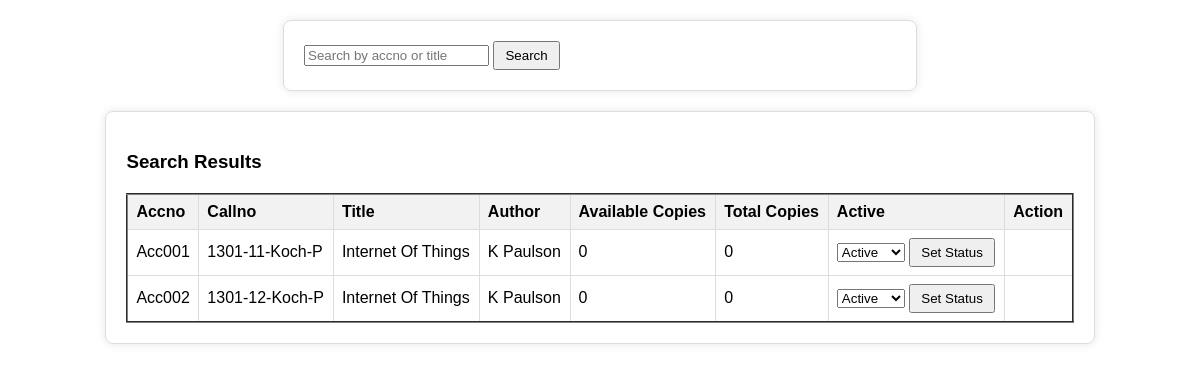
Page /adminpage/search_book/ on the earlier database version.
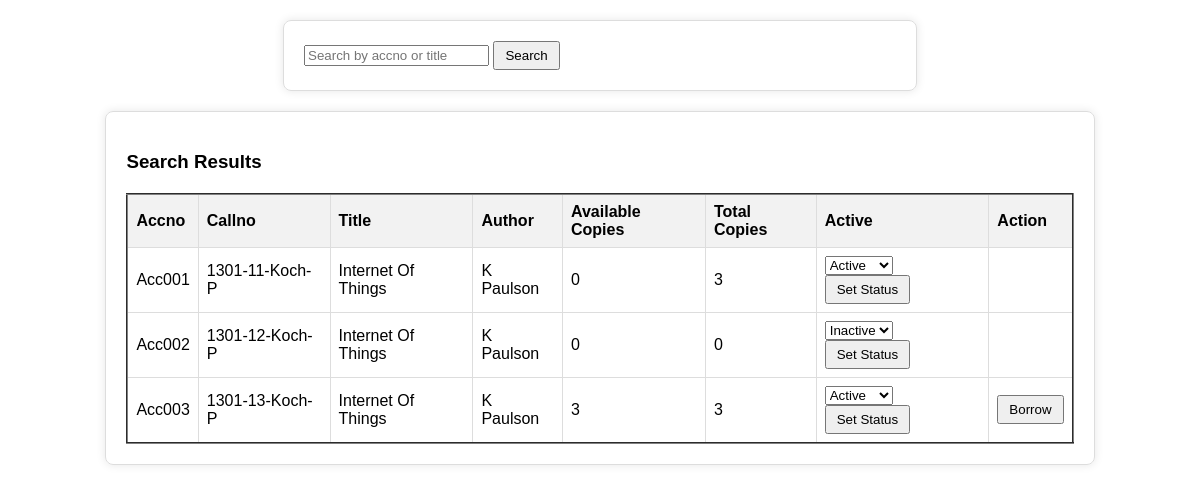
Same page on the later database version.
### libraryapp/models.py (models this page shows, shortened)
class Book(models.Model):
    accno = models.CharField(max_length=6, primary_key=True, unique=True, editable=False)
    callno = models.CharField(max_length=20,unique=True, validators=[RegexValidator(r'^[A-Za-z0-9\-\s]+$')])
    title = models.CharField(max_length=50)
    author = models.CharField(max_length=50)
    year_of_published = models.PositiveIntegerField(validators=[validate_year_of_published])
    isbn = models.CharField(max_length=12, validators=[validate_isbn],unique=True)
    publisher = models.CharField(max_length=50)
    pages = models.PositiveIntegerField()
    BOOK_TYPES = (
        ('Fiction', 'Fiction'),
        ('Non-Fiction', 'Non-Fiction'),
        ('Science', 'Science'),
        ('Biography', 'Biography'),
        ('Computer Science', 'Computer Science'),
    )
    type_of_book = models.CharField(max_length=20, choices=BOOK_TYPES)
    available_copies = models.PositiveIntegerField(default=0)
    total_copies = models.PositiveIntegerField(default=0)
    active = models.BooleanField(default=True)
    def is_borrowed(self):
        return BorrowedBook.objects.filter(accno=self, returned=False).exists()
    def is_reserved(self):
        return BookReservation.objects.filter(accno=self, approved=False).exists()
    def can_be_borrowed(self):
        return self.active and not self.is_borrowed() and self.available_copies > 0
    def can_be_reserved(self):
        return not self.is_borrowed() and not self.is_reserved() and self.available_copies > 0

### libraryapp/views.py (the view)
# urls.py: path('adminpage/search_book/', views.search_books, name='search_books'),
def search_books(request):
    if request.method == 'GET':
        query = request.GET.get('query', '')  # Get the search query from the URL parameter
        books = Book.objects.filter(Q(accno__icontains=query) | Q(title__icontains=query))
        context = {
            'books': books,
        }
        return render(request, 'search_book.html', context)

### libraryapp/templates/search_book.html (shortened to what this page needs)
<!DOCTYPE html>
<html>
<head>
</head>
<body>
    <div class="search-card">
        <form method="get" action="{% url 'search_books' %}">
            <input type="text" name="query" placeholder="Search by accno or title" value="{{ request.GET.query }}" oninput="validateAccNoTitle(this)">
            <button type="submit">Search</button>
        </form>
    </div>
    <div class="results-card">
        <h3>Search Results</h3>
        <table border="2">
            <thead>
                <tr>
                    <th>Accno</th>
                    <th>Callno</th>
                    <th>Title</th>
                    <th>Author</th>
                    <th>Available Copies</th>
                    <th>Total Copies</th>
                    <th>Active</th>
                    <th>Action</th>
                </tr>
            </thead>
            <tbody>
    {% for book in books %}
    <tr>
        <td>{{ book.accno }}</td>
        <td>{{ book.callno }}</td>
        <td>{{ book.title }}</td>
        <td>{{ book.author }}</td>
        <td>{{ book.available_copies }}</td>
        <td>{{ book.total_copies }}</td>
        <td>
            <form method="post" action="{% url 'set_book_status' book.accno %}">
                <select name="book_status">
                    <option value="active" {% if book.active %}selected{% endif %}>Active</option>
                    <option value="inactive" {% if not book.active %}selected{% endif %}>Inactive</option>
                </select>
                <button type="submit">Set Status</button>
            </form>
        </td>
        <td>
            {% if book.active %}
                {% if book.can_be_borrowed %}
                    <form method="post" action="{% url 'borrow_book' book.accno %}">
                        <button type="submit">Borrow</button>
                    </form>
                {% elif book.can_be_reserved %}
                    <form method="post" action="{% url 'reserve_book' book.accno %}">
                        {% csrf_token %}
                        <button type="submit">Reserve</button>
                    </form>
                {% endif %}
            {% endif %}
        </td>
    </tr>
    {% empty %}
    <tr>
        <td colspan="8">No matching books found.</td>
    </tr>
    {% endfor %}
    </tbody>
</table>
    </div>
</body>
</html>

### libraryapp/templates/search_book.html (style rules this page uses)
body { font-family: Arial, sans-serif; }
.search-card { width: 50%; margin: 20px auto; padding: 20px; border: 1px solid #ddd; border-radius: 8px; box-shadow: 0 0 10px rgba(0, 0, 0, 0.1); }
.results-card { width: 80%; margin: 20px auto; padding: 20px; border: 1px solid #ddd; border-radius: 8px; box-shadow: 0 0 10px rgba(0, 0, 0, 0.1); }
table { width: 100%; border-collapse: collapse; margin-top: 20px; }
th, td { border: 1px solid #ddd; padding: 8px; text-align: left; }
th { background-color: #f2f2f2; }
button { padding: 5px 10px; cursor: pointer; }

Differences in the rows shown:
changed Book "Acc001": total_copies "0" → "3"
changed Book "Acc002": book_status "Active" → "Inactive"
added Book: accno "Acc003", callno "1301-13-Koch-P", title "Internet Of Things", author "K Paulson", available_copies "3", total_copies "3", book_status "Active", shows "Borrow"
